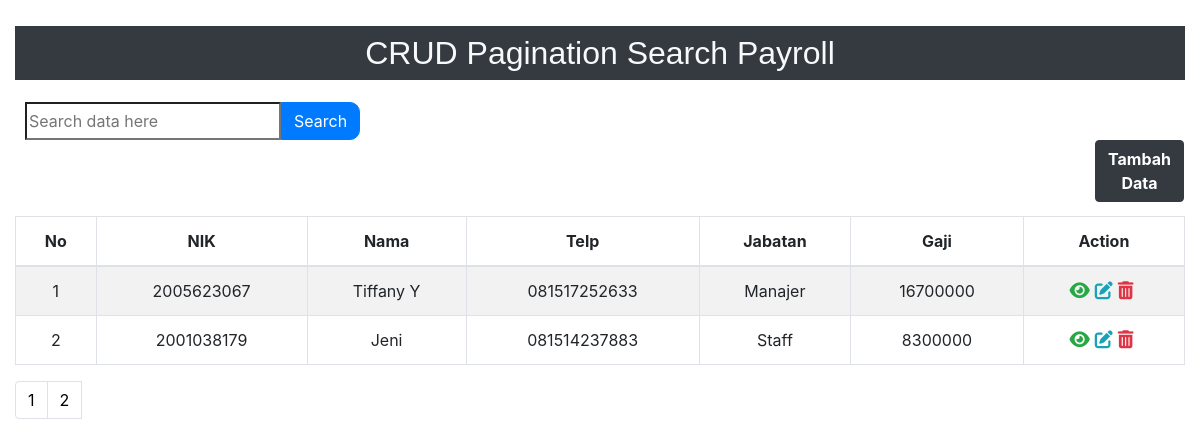
The app's page /index.php?page=2 with its own data.
### tables this page shows
CREATE TABLE `payroll` (
  `Nama` varchar(20) NOT NULL,
  `NIK` int(50) NOT NULL,
  `Telp` varchar(20) NOT NULL,
  `Jabatan` varchar(50) NOT NULL,
  `Gaji` bigint(50) NOT NULL
);

### index.php (the view, shortened to what this page needs)
<?php
require_once "config.php";
?>
<!DOCTYPE html>
<html>
<head>
    <link rel="stylesheet" href="https://cdn.jsdelivr.net/npm/bootstrap@4.3.1/dist/css/bootstrap.min.css">
    <link rel="stylesheet" href="https://cdnjs.cloudflare.com/ajax/libs/font-awesome/6.2.0/css/all.min.css" />
</head>
<body>
	<header>
    <div class="wrapper">
		<div class="container-fluid">
			<div class="row">
				<div class="col-12">
					<div class="" style="margin-top:26px;">
						<h2 style="font-family: 'Arial', cursive;" class="bg-dark text-light text-center py-2" style="margin-top:10px;">CRUD Pagination Search Payroll</h2>
					</div>
				</div>
			</div>
            <div class="row">
                <div class="col-12">
                    <form method="get">
                        <div class="input-group" style="margin: 14px 0px; padding:0px 10px;">
                            <input class="inpot" type="search" name="search" id="forml" placeholder="Search data here" class="form-control" />
                            <input style="border-radius:0px 10px 10px 0px;" type="submit" class="btn btn-primary" value="Search">
							<a href="create.php" class="btn btn-dark" style=";margin-left:1070px;"><b>Tambah Data</b></a>
                        </div>
                    </form>
                </div>
            </div>
		</div>
    </div>
    </header>
	<div class="wrapper">
		<div class="container-fluid">
			<div class="row">
				<div class="col-md-12">
					<?php
					$limit = 4;
                    $page = $_GET['page'] ?? null;
                    if(empty($page)){
                        $position = 0;
                        $page = 1;
                    } else{
                        $position = ($page-1) * $limit;
                    }
					if(isset($_GET['search'])){
						$search = $_GET['search'];
						$sql = "SELECT * FROM payroll WHERE Nama LIKE '%$search%' ORDER BY NIK DESC LIMIT $position, $limit";
					} else{
						$sql = "SELECT * FROM payroll ORDER BY NIK DESC LIMIT $position, $limit";
					}
					$i = 1;
					$result = mysqli_query($conn, $sql);
						if (mysqli_num_rows($result) > 0){
							echo "<table class='table table-bordered table-striped  table-hover'>";
								echo "<thead>";
									echo "<tr>";
										echo "<th class='text-center'>No</th>";
										echo "<th class='text-center'>NIK</th>";
										echo "<th class='text-center'>Nama</th>";
										echo "<th class='text-center'>Telp</th>";
										echo "<th class='text-center'>Jabatan</th>";
										echo "<th class='text-center'>Gaji</th>";
										echo "<th class='text-center'>Action</th>";
									echo "</tr>";
								echo "</thead>";
								echo "<tbody>";
								while ($row = mysqli_fetch_array($result)){
									echo "<tr>";
										echo "<td class='text-center'>" . $i++ . "</td>";
										echo "<td class='text-center'>" . $row['NIK'] . "</td>";
										echo "<td class='text-center'>" . $row['Nama'] . "</td>";
										echo "<td class='text-center'>" . $row['Telp'] . "</td>";
										echo "<td class='text-center'>" . $row['Jabatan'] . "</td>";
										echo "<td class='text-center'>" . $row['Gaji'] . "</td>";
										echo "<td class='text-center'>";
											echo "<a style='padding-right: 5px;' href='read.php?NIK=". $row['NIK'] ."' tittle='View Record' ><span><i class='fas fa-eye text-success' style='font-size:18px;'></i></span></a>";
											echo "<a style='padding-right: 5px;' href='update.php?id=". $row['NIK'] ."' title='Update Record' ><span><i class='fas fa-edit text-info' style='font-size:18px;'></i></span></a>";
											echo "<a style='padding-right: 5px;' href='delete.php?NIK=". $row['NIK'] ."' title='Delete Record'><span><i class='fas fa-trash-alt text-danger' style='font-size:18px;'></i></span></a>";
										echo "</td>";
									echo "</tr>";
								}
								echo "</tbody>";
							echo "</table>";
						}
						if(isset($_GET['search'])){
							$search = $_GET['search'];
							$query2 = "SELECT * FROM payroll WHERE Nama LIKE '%$search%' ORDER BY NIK DESC";
						} else{
							$query2= "SELECT * FROM payroll ORDER BY NIK DESC";
						}
						$result2 = mysqli_query($conn, $query2);
						$jmlhdata = mysqli_num_rows($result2);
						$jmlhalaman = ceil($jmlhdata/$limit);
				?>
					<ul class="pagination">
						<?php
							for ($i=1;$i<=$jmlhalaman;$i++) {
								if ($i != $page) {
									if (isset($_GET['search'])) {
										$search = $_GET['search'];
										echo "<li class='page-item'><a class='page-link' href='index.php?page=$i&search=$search'>$i</a></li>";
									} else {
										echo "<li class='page-item'><a class='page-link' href='index.php?page=$i' style='color: black;'>$i</a></li>";
									}
								} else {
									echo "<li class'page-item'><a class='page-link' href='#' style='color: black;'>$i</a></li>";
								}
							}
						?>
					</ul>
				</div>
			</div>
		</div>
	</div>
</body>
</html>

### records on screen
payroll: NIK "2005623067", Nama "Tiffany Y", Telp "081517252633", Jabatan "Manajer", Gaji "16700000"
payroll: NIK "2001038179", Nama "Jeni", Telp "081514237883", Jabatan "Staff", Gaji "8300000"
